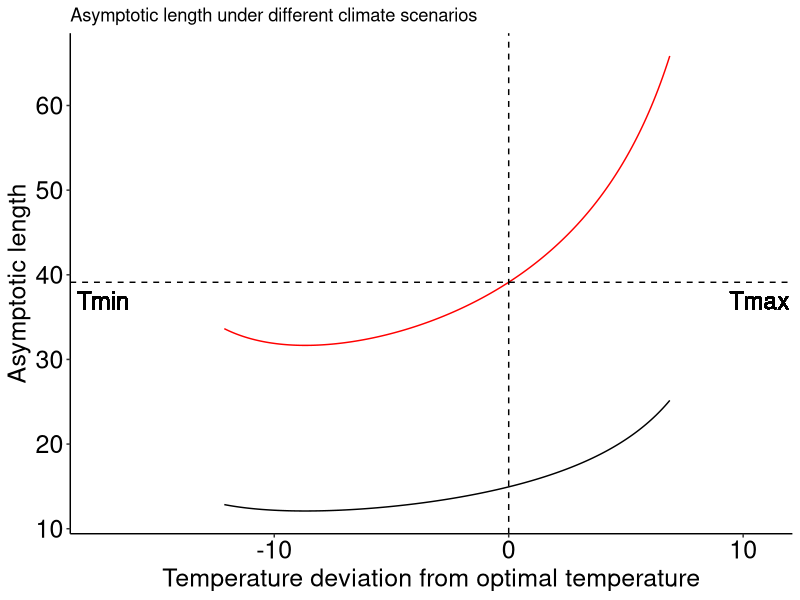

This chart was generated by the following R code:


## load library
library(ggplot2)
library(patchwork)

# Set theme for output plots
theme_set(theme_classic())
theme_update(axis.text.x = element_text(colour = "black", size = 18), 
              axis.text.y = element_text(colour = "black", size = 18), axis.title = element_text(size = 18))


## simulate temperature effect on growth coeffecients: source: Kielbassa et al. 2010; Mallet et al. 1999 
k_temp_function <- function(tempr, tempr_max, tempr_min, tempr_opt, k_opt){
    growth_coef_tempr <- k_opt * ((tempr - tempr_min) * (tempr - tempr_max) /
                                    ((tempr - tempr_min) * (tempr - tempr_max) - (tempr - tempr_opt)^2)
                                  )
    return(growth_coef_tempr)
}


# #  simulate temperature effect on growth performance and asymptotic length: source: Kielbassa et al. 2010; Mallet et al. 1999
Linf_temp_function <- function(k_baseline, Linf, 
    k_under_new_temperature, 
    temperature_deviation,
    factor_growthrate_change_10C_temp,
    reference_temperature){ 

    ph_0 <- log10(k_baseline * Linf^2)
    ph_T <- ph_0 + log10(factor_growthrate_change_10C_temp^((temperature_deviation - reference_temperature) / 10))
    asymp_L_tempr <- sqrt((10^(ph_T)) / (k_under_new_temperature))
    return(asymp_L_tempr)
} 

## simulate temperature effect on growth performance and asymptotic weight: source: Kielbassa et al. 2010; Mallet et al. 1999
Winf_tempr <- function(Winf, Linf, Linf_tempr){
    Winf_tempr_1 <- Winf * (Linf_tempr / Linf)^b 
    return(Winf_tempr_1)
}

# # Parameters
case_study_parameters <- read.csv("Parameters/trial_parameters.csv")
target_species <- case_study_parameters[1,]

# Parameters for scenarios of changes in temperature, optimum temperature and growth performance due to climate change
tempr <- seq(15, 34, by = 0.1) # temperature range (Dovlo (2016). Seasonal variation in temperature in the Gulf of Guinea; Idike and Lupo (2024). Analysis of sea surface temperature patterns, vari...(29.34))
tempr_min_dev <- -17.3 # minimum temperature deviation from optimal temperature    
tempr_max_dev <- 10.7 # maximum temperature deviation from optimal temperature   
tempr_opt <- 27.13 #target_species$tempr_opt #  source: Dovlo (2016). Seasonal variation in temperature in the Gulf of Guinea;


IPCC_scnrs <- (tempr_opt - tempr_opt) + c(1.5, 2, 4) # optimal temperature based on ipcc (CMIP6) projections (source: Sohou et al. 2020; https://www.ipcc.ch/report/ar6/wg1/downloads/factsheets/IPCC_AR6_WGI_Regional_Fact_Sheet_Australasia.pdf)

# Temperature difference between optimal and temperature sequence
tempr_dev <- tempr - tempr_opt
tempr_opt_dev <- tempr_opt - tempr_opt
 
k <- target_species$growth_coef..yr.1. # growth coefficient
k_opt <- k # optimal growth coefficient (source: fishbase.se/manual/key%20facts.htm)
a <- 0.002 
b <- 3.07 # source: fishbase.se/manual/key%20facts.htm

scnr_tempr <- length(tempr_dev)

# Reference temperature
sp_ref_temp <- target_species$sp_opt_temp # reference temperature for the species (source: fishbase.se/manual/key%20facts.htm)
growth_rate_change_factor <- 2.5 # factor by which growth rate changes with a 10C temperature change

Linf <- target_species$Linf..cm.

# Create a data frame to store the results
scnr_clim <- data.frame(tempr_dev = tempr_dev, 
    k_new_clim = rep(0, scnr_tempr), 
    Linf_new_clim = rep(0, scnr_tempr), 
    Linf_new_clim_not_sensitive = rep(0, scnr_tempr), 
    Winf_new_clim = rep(0, scnr_tempr))


for (i in 1:scnr_tempr){

# Calculate new growth parameters
    k_new_clim <- k_temp_function(tempr_dev[i], tempr_max_dev, tempr_min_dev, tempr_opt_dev, k_opt)
    #make sure K doesn't go less than zero
    k_new_clim <- max(c(0, k_new_clim))

    # Store k value
    scnr_clim$k_new_clim[i] <- k_new_clim

    #update this with linf model... 
    # #Comparison when there is sensitivity to temperature and IPCC scenarios
    Linf_new_clim <- Linf_temp_function(k, Linf, k_new_clim, tempr_dev[i], growth_rate_change_factor, sp_ref_temp)
    scnr_clim$Linf[i] <- Linf
    scnr_clim$Linf_new_clim[i] <- Linf_new_clim

    # # #Comparison when the sensitivity is zero
    Linf_new_clim_not_sensitive <- Linf_temp_function(k, Linf, k_new_clim, tempr_dev[i], 2.5, 0)
    scnr_clim$Linf_new_clim_not_sensitive[i] <- Linf_new_clim_not_sensitive
    
    
    # Winf_new_clim <- a*Linf_new_clim^b

}
print(scnr_clim)
# make a ggplot to show Linf only
glinf <- ggplot(scnr_clim, aes(x = tempr_dev, y = Linf_new_clim)) +
  geom_line() +
  geom_line(aes(y = Linf_new_clim_not_sensitive), col = "red") +
  geom_hline(yintercept = Linf, linetype = "dashed") + 
  geom_vline(xintercept = 0, linetype = "dashed") + 
  labs(title = "Asymptotic length under different climate scenarios",
       x = "Temperature deviation from optimal temperature",
       y = "Asymptotic length") +
    geom_text(aes(x = tempr_min_dev, y = Linf, label = "Tmin"), vjust = 1.5, size = 6) +
    geom_text(aes(x = tempr_max_dev, y = Linf, label = "Tmax"), vjust = 1.5, size = 6)

glinf

# # make a ggplot to show Linf only
# gk <- ggplot(scnr_clim, aes(x = tempr_dev, y = k_new_clim)) +
#   geom_line() +
#   geom_hline(yintercept = k, linetype = "dashed") + 
#   geom_vline(xintercept = 0, linetype = "dashed") + 
#   labs(title = "k under different climate scenarios",
#        x = "Temperature deviation from optimal temperature",
#        y = "Asymptotic length") +
#   theme_minimal()

# gk + glinf


#
